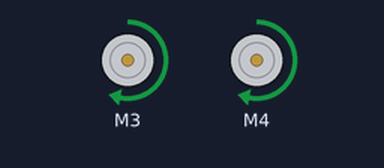
Recording of a sketch running on a simulated Arduino Uno, built with avr-gcc and run on an emulated ATmega328P. On the bench: 2 × DC motor (green arrow = forward, orange = backward, longer = faster). What the sketch prints to the serial monitor is not drawn.

Above: at 0.1 s.
At 10.1 s:
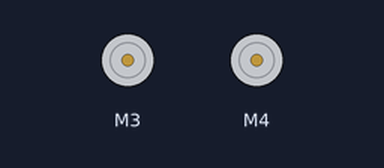
Timing chart, 0 to 11.6 s (numbered marks = the images above):
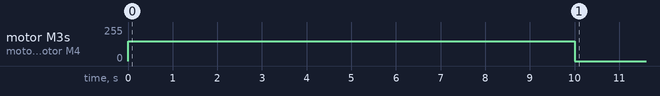

Measured:
- by itself, motor M3, motor M4: stopped → forward 150/255 at 0.00 s, → stopped 10.0 s later

The sketch:

dcMotor_MotorShield_testing.ino
```cpp
#include <Wire.h>
#include <Adafruit_MotorShield.h>
#include "utility/Adafruit_MS_PWMServoDriver.h"

Adafruit_MotorShield AFMS = Adafruit_MotorShield();

Adafruit_DCMotor *myMotor_3 = AFMS.getMotor(3);
Adafruit_DCMotor *myMotor_4 = AFMS.getMotor(4);


void setup() {
  // put your setup code here, to run once:
  Serial.begin(9600);
  Serial.println("Hello!");
  AFMS.begin();

  myMotor_3->setSpeed(150);
  myMotor_4->setSpeed(150);

  myMotor_3->run(FORWARD);
  myMotor_4->run(FORWARD);

  delay(10000);

  myMotor_3->run(RELEASE);
  myMotor_4->run(RELEASE);
}

void loop() {
  // put your main code here, to run repeatedly:

}
```
